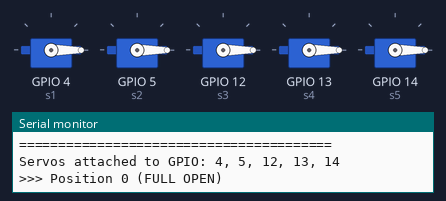
This sketch was run on a simulated ESP32. On the bench: 5 × servo, the last lines printed to the serial monitor.

Above: at 1.55 s.
At 4.55 s:
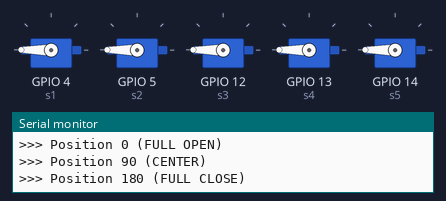
At 7.5 s:
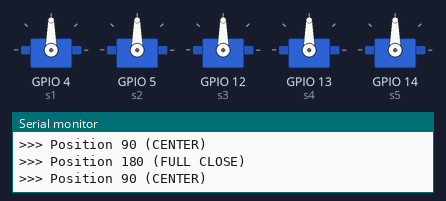
Timing chart, 0 to 9.3 s (numbered marks = the images above):
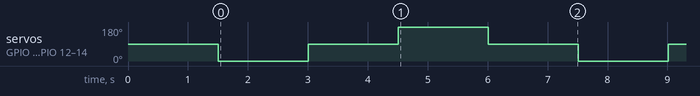

Measured:
- by itself, servo on GPIO 4 (s1), servo on GPIO 5 (s2), servo on GPIO 12 (s3), servo on GPIO 13 (s4), servo on GPIO 14 (s5): repeats every 6.0 s: 90° 1.5 s, 180° 1.5 s, 90° 1.5 s, 0° 1.5 s

The sketch:

simple_servo_test.ino
```cpp
#include <ESP32Servo.h>

Servo s1, s2, s3, s4, s5;

void setup() {
  Serial.begin(115200);
  delay(1000);

  Serial.println("========================================");
  Serial.println("  SERVO TEST - FULL RANGE");
  Serial.println("========================================");

  s1.attach(4, 500, 2500);
  s2.attach(5, 500, 2500);
  s3.attach(12, 500, 2500);
  s4.attach(13, 500, 2500);
  s5.attach(14, 500, 2500);

  Serial.println("Servos attached to GPIO: 4, 5, 12, 13, 14");
  delay(500);
}

void loop() {
  Serial.println(">>> Position 0 (FULL OPEN)");
  s1.write(0); s2.write(0); s3.write(0); s4.write(0); s5.write(0);
  delay(1500);

  Serial.println(">>> Position 90 (CENTER)");
  s1.write(90); s2.write(90); s3.write(90); s4.write(90); s5.write(90);
  delay(1500);

  Serial.println(">>> Position 180 (FULL CLOSE)");
  s1.write(180); s2.write(180); s3.write(180); s4.write(180); s5.write(180);
  delay(1500);

  Serial.println(">>> Position 90 (CENTER)");
  s1.write(90); s2.write(90); s3.write(90); s4.write(90); s5.write(90);
  delay(1500);
}
```
